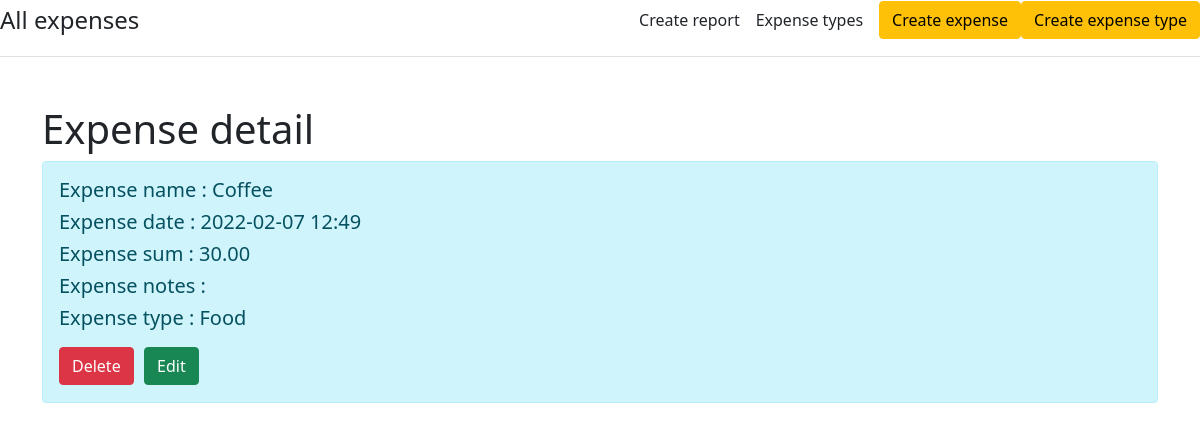
Screenshot of /expense/6 with the database file from the repository.
### database.py (models this page shows, shortened)
class Expense(db.Model):
    __tablename__ = 'expense'
    id = db.Column(db.Integer, primary_key=True)
    name = db.Column(db.String(32), nullable=False)
    date = db.Column(db.DateTime, default=datetime.utcnow)
    expense_sum = db.Column(db.Numeric, nullable=False)
    notes = db.Column(db.String(200), nullable=True)
    expense_type_id = db.Column(db.Integer, db.ForeignKey('expense_type.id'), nullable=False)
    expense = db.relationship('ExpenseType', backref=db.backref('expenses', lazy=True))

class ExpenseType(db.Model):
    __tablename__ = 'expense_type'
    id = db.Column(db.Integer, primary_key=True)
    name = db.Column(db.String(32), nullable=False)
    is_active = db.Column(db.Boolean, default=True)
    def __repr__(self):
        return self.name

### expenses.py (the view)
@app.route('/expense/<int:id>')
def expense_detail(id):
    expense = Expense.query.get(id)
    return render_template('app/expense-detail.html', expense=expense)

### templates/app/expense-detail.html (shortened to what this page needs)
{% extends 'base.html' %}
{% block body %}
<div class="container mt-5">
    <h1> Expense detail </h1>
    <div class="alert alert-info">
        <h5>Expense name : {{ expense.name }}</h5>
        <h5>Expense date : {{ expense.date.strftime('%Y-%m-%d   %H:%M') }}</h5>
        <h5>Expense sum : {{ expense.expense_sum|round(2) }}</h5>
        <h5>Expense notes : {{ expense.notes }}</h5>
        <h5>Expense type : {{ expense.expense }}</h5>
        <a href="/expense/{{ expense.id }}/delete" class="btn btn-danger">Delete</a>
        <a href="/expense/{{ expense.id }}/update" class="btn btn-success">Edit</a>
    </div>
</div>
{% endblock %}

### rows the page displays
Expense: name "Coffee", date "2022-02-07 12:49", expense_sum "30.00"
ExpenseType: expense "Food"
